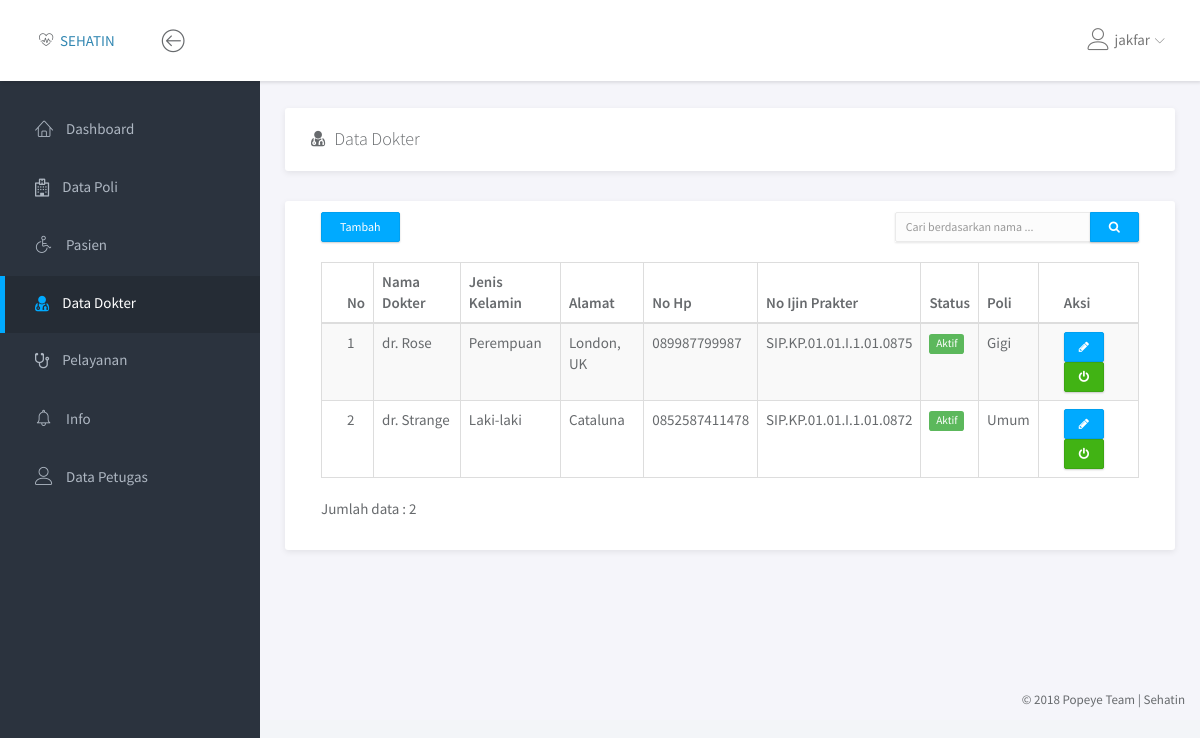
The app's page /dokter/data_dokter.php (signed in), older data.
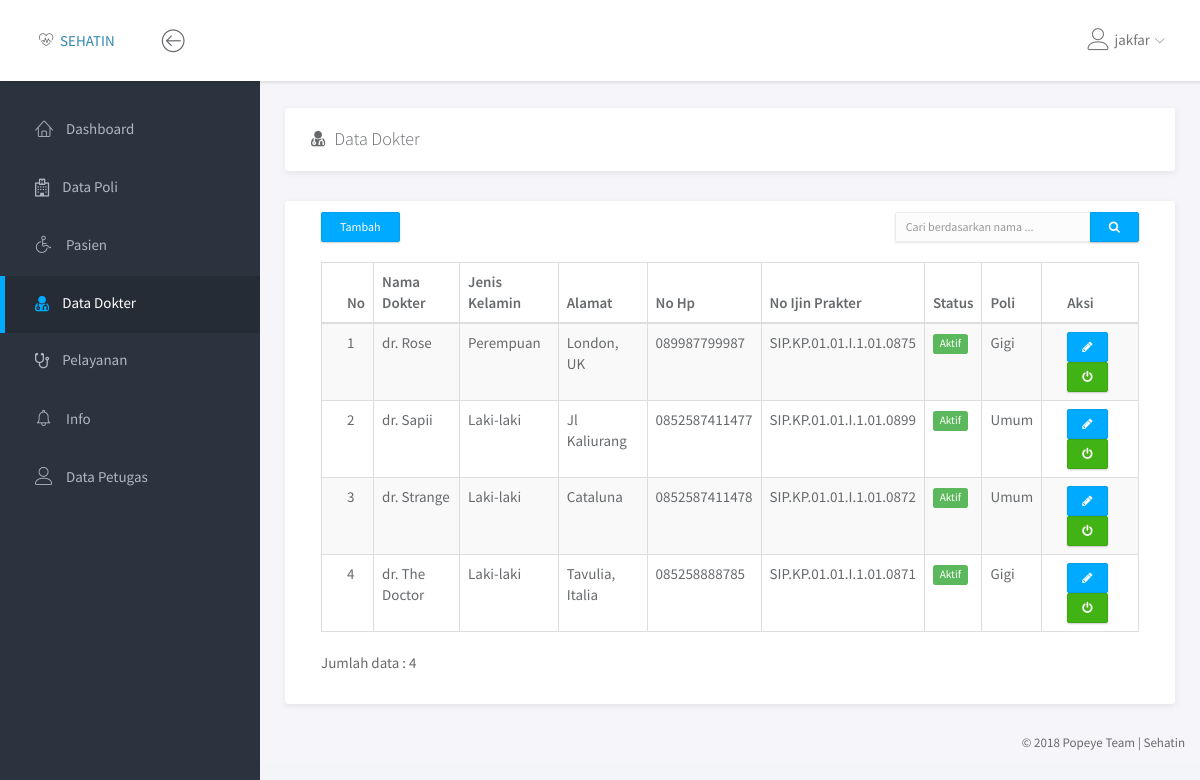
The same page, newer data.
### tables this page shows
CREATE TABLE `dokter` (
  `id_dokter` tinyint(3) NOT NULL,
  `nm_dokter` varchar(50) NOT NULL,
  `gender` enum('Laki-laki','Perempuan') NOT NULL,
  `alamat` varchar(50) NOT NULL,
  `no_hp` varchar(13) NOT NULL,
  `no_ijin_praktek` varchar(50) NOT NULL,
  `id_poli` tinyint(3) NOT NULL
);

CREATE TABLE `poli` (
  `id_poli` tinyint(3) NOT NULL,
  `poli` varchar(30) NOT NULL,
  `status` enum('Aktif','Non Aktif') NOT NULL
);

### dokter/data_dokter.php (the view, shortened to what this page needs)
<!doctype html>
<html lang="en">
<head>
	<link rel="stylesheet" href="../assets/vendor/bootstrap/css/bootstrap.min.css">
	<link rel="stylesheet" href="../assets/vendor/font-awesome/css/font-awesome.min.css">
	<link rel="stylesheet" href="../assets/vendor/linearicons/style.css">
	<link rel="stylesheet" href="../assets/vendor/chartist/css/chartist-custom.css">
	<link rel="stylesheet" href="../assets/css/main.css">
</head>
<body>
	<div id="wrapper">
		<?php
			include '../dashboard/navbar.php';
			include '../dashboard/left_sidebar.php';
		 ?>
		 <div class="main">
			 <div class="main-content">
				 <div class="container-fluid">
					 <div class="panel">
						 <div class="panel-heading">
						<h1 class="panel-title"><i class="fa fa-user-md"></i>&ensp;Data Dokter</h1>
						 </div>
					 </div>
					 <div class="row">
						 <div class="col-md-12">
							 <div class="panel">
								 <div class="row">
								<div class="panel-body">
		 							<div class="row">
		 								<div class="col-md-2">
		 									<a href="tambah_dokter.php"><button type="button" class="btn btn-primary btn-sm" style="margin-left: 25px; margin-bottom: 10px;">Tambah</button></a>
		 								</div>
		 								<div class="col-md-6"></div>
										<div class="col-md-4">
											<form action="" method="POST">
												<div class="input-group" style="margin-right: 25px;">
													<input type="text" name="cari" class="form-control input-sm" placeholder="Cari berdasarkan nama ...">
													<span class="input-group-btn"><button type="submit" name="btn_cari" class="btn btn-primary btn-sm"><i class="fa fa-search"></i></button></span>
												</div>
											</form>
										</div>
		 							</div>
		 							<div class="panel-body">
		 								<table class="table table-striped table-hover table-bordered">
		 									<thead>
		 										<tr>
		 											<th>No</th>
		 											<th>Nama Dokter</th>
		 											<th>Jenis Kelamin</th>
		 											<th>Alamat</th>
		 											<th>No Hp</th>
		 											<th>No Ijin Prakter</th>
													<th>Status</th>
													<th>Poli</th>
		 											<th>Aksi</th>
		 										</tr>
		 									</thead>
		 									<tbody>
											<?php
												if (isset($_POST['btn_cari'])) {
													$where = "WHERE nm_dokter LIKE '%$_POST[cari]%'";
												}
												else{
													$where = "";
												}
												$query = "SELECT d.*, l.status, p.poli FROM dokter d INNER JOIN login l ON l.id_user = d.id_dokter INNER JOIN poli p ON d.id_poli = p.id_poli $where ORDER BY nm_dokter ASC";
												$jml = "SELECT COUNT(*) AS jml_dokter FROM dokter";
												$r = mysqli_query($con, $jml);
												$jml_dokter = mysqli_fetch_assoc($r);
												$result = mysqli_query($con, $query);
												$no = 1;
												foreach ($result as $val) {
													$title = $val['status'] == 'Aktif' ? 'Non Aktifkan' : 'Aktifkan';
													$btnclass = $val['status'] == 'Aktif' ? 'btn-success' : 'btn-danger';
													$label = $val['status'] == 'Aktif' ? 'label label-success' : 'label label-danger';
													echo "<tr>
															<td>$no</td>
															<td>$val[nm_dokter]</td>
															<td>$val[gender]</td>
															<td>$val[alamat]</td>
															<td>$val[no_hp]</td>
															<td>$val[no_ijin_praktek]</td>
															<td><span class='$label'>$val[status]</span></td>
															<td>$val[poli]</td>
															<td><a href = 'edit_dokter.php?id_dokter=$val[id_dokter]' class='btn btn-primary btn-xs' title='Edit'><i class='fa fa-pencil'></i> </a>
																<a onclick = 'return konfirm()' href='status_dokter.php?id_dokter=$val[id_dokter]&status=$val[status]' class= 'btn btn-xs $btnclass' title='$title'><i class='fa fa-power-off'></i></a></td>
														  </tr>";
														  $no++;
												}
											 ?>
		 									</tbody>
		 								</table>
		 								<span class="text-default">Jumlah data : <?php echo $jml_dokter['jml_dokter'] ?></span>
		 							</div>
		 						</div>
		 					</div>
		 				</div>
		 			</div>
		 		</div>
		 	</div>
		 </div>
		 <div class="clearfix">
			 <?php include '../dashboard/footer.php'; ?>
		 </div>
	</div>
</body>
</html>

### dashboard/navbar.php (shortened to what this page needs)
<nav class="navbar navbar-default navbar-fixed-top">
	<div class="brand">
		<span class="lnr lnr-heart-pulse"> </span> <a href="dashboard.php">SEHATIN</a>
	</div>
	<div class="container-fluid">
		<div class="navbar-btn">
			<button type="button" class="btn-toggle-fullwidth"><i class="lnr lnr-arrow-left-circle"></i></button>
		</div>
		<div id="navbar-menu">
			<ul class="nav navbar-nav navbar-right">
				<li class="dropdown">
					<a href="#" class="dropdown-toggle" data-toggle="dropdown"><i class="lnr lnr-user"></i> <span> <?php echo $_SESSION['username']; ?> </span> <i class="icon-submenu lnr lnr-chevron-down"></i></a>
				</li>
			</ul>
		</div>
	</div>
</nav>

### dashboard/left_sidebar.php (shortened to what this page needs)
<?php
	$nav = explode('/', $_SERVER['REQUEST_URI']);
	$nav = $nav[count($nav) - 2];
 ?>
<div id="sidebar-nav" class="sidebar">
	<div class="sidebar-scroll">
		<nav>
			<ul class="nav">
				<?php
					if ($_SESSION['level'] == 'Admin') {?>
						<li><a href="../dashboard/dashboard.php" class="<?php echo ($nav == 'dashboard' ? 'active' : '') ?>"><i class="lnr lnr-home"></i> <span>Dashboard</span></a></li>
						<li><a href="../poli/data_poli.php" class="<?php echo ($nav == "poli" ? 'active' : '') ?>"><i class="fa fa-hospital-o"></i> <span>Data Poli</span></a></li>
						<li><a href="../pasien/data_pasien.php" class="<?php echo ($nav == "pasien" ? 'active' : '') ?>"><i class="lnr lnr-wheelchair"></i> <span>Pasien</span></a></li>
						<li><a href="../dokter/data_dokter.php" class="<?php echo ($nav == "dokter" ? 'active' : '') ?>"><i class="fa fa-user-md"></i> <span>Data Dokter</span></a></li>
						<li><a href="../pelayanan/data_pelayanan.php" class="<?php echo ($nav == "pelayanan" ? 'active' : '') ?>"><i class="fa fa-stethoscope"></i> <span>Pelayanan</span></a></li>
						<li><a href="#" class=""><i class="lnr lnr-alarm"></i> <span>Info</span></a></li>
						<li><a href="../petugas/data_petugas.php" class="<?php echo ($nav == "petugas" ? 'active' : '') ?>"><i class="lnr lnr-user"></i> <span>Data Petugas</span></a></li>
				<?php
					}
					elseif ($_SESSION['level'] == 'Kasir') { ?>
				<?php
					}
 				?>
					</ul>
				</nav>
			</div>
		</div>

### dashboard/footer.php
<footer>
			<div class="container-fluid">
				<p class="copyright">&copy; 2018 Popeye Team | Sehatin</p>
			</div>
</footer>

Row changes from the older to the newer data that the page shows:
added dokter: nm_dokter "dr. Sapii", gender "Laki-laki", alamat "Jl Kaliurang", no_hp "0852587411477", no_ijin_praktek "SIP.KP.01.01.I.1.01.0899", login.status "Aktif", id_poli.poli "Umum"
added dokter: nm_dokter "dr. The Doctor", gender "Laki-laki", alamat "Tavulia, Italia", no_hp "085258888785", no_ijin_praktek "SIP.KP.01.01.I.1.01.0871", login.status "Aktif", id_poli.poli "Gigi"
Text that changed along with them:
$jml_dokter['jml_dokter']: "2" → "4"
